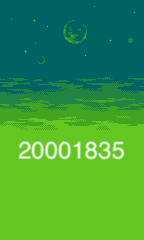
#> input picture OpenCV/image.png, 144 x 240 px, found by its file name
$ python main.py
#> lines starting #> are read from the running program, lines starting #| are printed output that depends on the picture
### OpenCV/a/image_operations.py
import cv2
import numpy as np


def read_image(image_path):

#> called with image_path = 'image.png'
    if type(image_path) != str:
        raise TypeError('image_path must be a string')

    img = cv2.imread(image_path)
#> img is the input picture: shape (240, 144, 3); mean B, G, R 63.5, 155.9, 58.8

    if img is None:
        raise FileNotFoundError('image_path does not exist')

    return img


def show_image(img):

    if type(img) != np.ndarray:
        raise TypeError('img must be a numpy array')

    cv2.imshow('image', img)

    while True:
        key_pressed = cv2.waitKey(0)

        if key_pressed == 27:
            break

    cv2.destroyAllWindows()

### OpenCV/a/image_convertions.py

import cv2
import numpy as np


# [170 lines left out: functions translate_image, rotate_image, scale_image, shear_image, horizontal_reflection, vertical_reflection and 1 more, not called in this run]

def crop_image(img, left, right, top, bottom) :

    # check whether img is a numpy array
#> called with left = 10, right = 100, top = 10, bottom = 100
    if type(img) != np.ndarray:
        raise TypeError('img must be a numpy array')

    # check whether right, left, top, bottom are integers
    if type(right) != int or type(left) != int or type(top) != int or type(bottom) != int:
        raise TypeError('right, left, top, bottom must be integers')

    # check whether right, left, top, bottom are not negative
    if right < 0 or left < 0 or top < 0 or bottom < 0:
        raise ValueError('right, left, top, bottom cannot be negative')

    # check whether right, left, top, bottom are not greater than image width and height
    if right > img.shape[1] or left > img.shape[1] or top > img.shape[0] or bottom > img.shape[0]:
        raise ValueError('right, left, top, bottom cannot be greater than image width and height')

    # check whether right is greater than left
    if right <= left:
        raise ValueError('right cannot be less than left')

    # check whether bottom is greater than top
    if bottom <= top:
        raise ValueError('bottom cannot be less than top')

    # crop image
    # using array slice
    # [ top : bottom, left : right ]
    cropped_img = img[top : bottom, left : right]
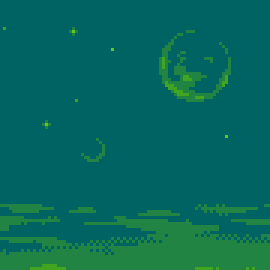
#> cropped_img: shape (90, 90, 3) (shown 3 times larger); mean B, G, R 93, 105, 6

    # return cropped image
    return cropped_img

### OpenCV/a/main.py
import cv2
import image_operations as img_op
import image_filtering as img_fill
import image_convertions as img_conv


# read image into img variable
img = img_op.read_image('image.png')

# crop image
cropped_img = img_conv.crop_image(img, 10, 100, 10, 100)

# show cropped image
img_op.show_image(cropped_img)
#> (key Esc is pressed here)
